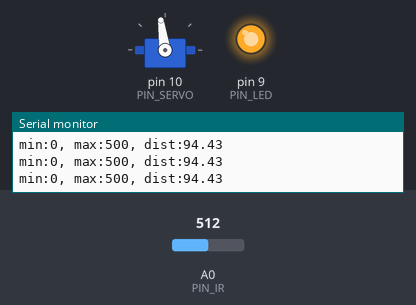
Bench run of a sketch on a simulated Arduino Uno, built with avr-gcc and run on an emulated ATmega328P. Shown: servo, output pins drawn as LEDs (lit = HIGH), the last lines printed to the serial monitor. The test bench sets the inputs (shaded band); at power-on: A0 (PIN_IR) = 512.

Above: at 1.2 s.
1.3 s: A0 (PIN_IR) set to 295
2.8 s: A0 (PIN_IR) set to 263
At 3.2 s:
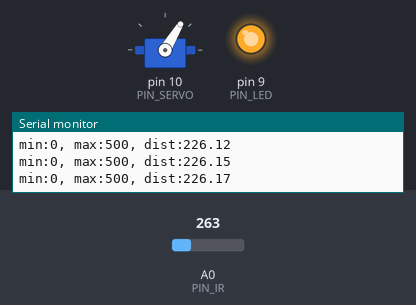
4.3 s: A0 (PIN_IR) set to 306
At 5.0 s:
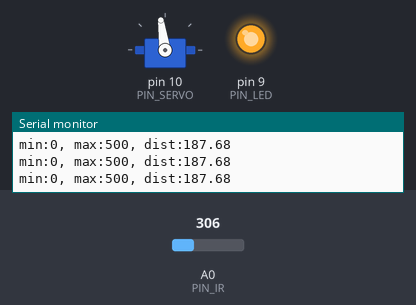
5.8 s: A0 (PIN_IR) set to 200
At 6.7 s:
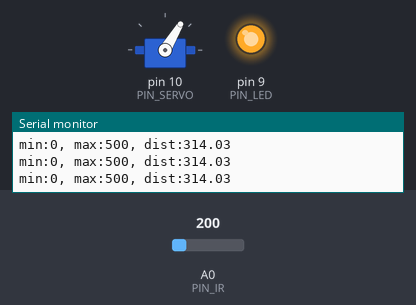
Timing chart, 0 to 8.3 s (numbered marks = the images above; inputs shaded):
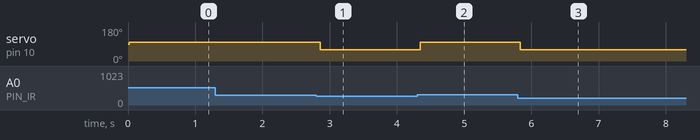

The sketch:

21_bbc_20203131.ino
```cpp
#include <Servo.h>

// Arduino pin assignment
#define PIN_SERVO 10
#define PIN_IR A0
#define PIN_LED 9

// global variables
float dist_raw, dist_ema, alpha;

Servo myservo;

void setup() {
  alpha = 0.7;
// initialize GPIO pins
  myservo.attach(PIN_SERVO);

  pinMode(PIN_LED,OUTPUT);
  digitalWrite(PIN_LED, 1);

  dist_raw = 0.0;

// initialize serial port
  Serial.begin(57600);
}

void loop() {
  dist_raw = ir_distance();
  dist_ema = alpha * dist_ema + (1 - alpha) * dist_raw;

  delay(20);

  if (dist_ema >= 210 ) {
    myservo.writeMicroseconds(1350 - 200);
  } else {
    myservo.writeMicroseconds(1350 + 200);
  }

  Serial.print("min:0, max:500, dist:");
  Serial.println(dist_ema);
}

float ir_distance(void){ // return value unit: mm
  float val;
  float volt = float(analogRead(PIN_IR));
  val = ((6762.0/(volt-9.0))-4.0) * 10.0;
  return val;
}
```

Measured:
- the behaviour switches between 280 and 279 on A0 (PIN_IR) (found by bisection; images 0 and 1)
- after the input at 2.8 s, servo on pin 10 (PIN_SERVO): 98° → 59° after 0.06 s
- after the input at 4.3 s, servo on pin 10 (PIN_SERVO): 59° → 98° after 0.05 s
- after the input at 5.8 s, servo on pin 10 (PIN_SERVO): 98° → 59° at once
